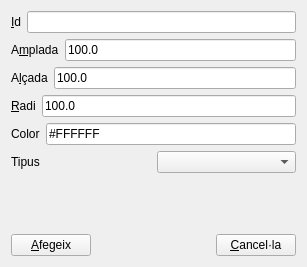
<?xml version="1.0" encoding="UTF-8"?>
<ui version="4.0">
 <class>tipusRectangle</class>
 <widget class="QWidget" name="tipusRectangle">
  <property name="geometry">
   <rect>
    <x>0</x>
    <y>0</y>
    <width>307</width>
    <height>267</height>
   </rect>
  </property>
  <property name="windowTitle">
   <string>tipusRectangle</string>
  </property>
  <layout class="QHBoxLayout" name="horizontalLayout_3">
   <item>
    <layout class="QVBoxLayout" name="verticalLayout_2">
     <item>
      <layout class="QVBoxLayout" name="verticalLayout">
       <item>
        <layout class="QHBoxLayout" name="horizontalLayout_2">
         <item>
          <widget class="QLabel" name="label">
           <property name="text">
            <string>&amp;Id</string>
           </property>
           <property name="buddy">
            <cstring>leID</cstring>
           </property>
          </widget>
         </item>
         <item>
          <widget class="QLineEdit" name="leID">
           <property name="inputMask">
            <string/>
           </property>
           <property name="cursorPosition">
            <number>0</number>
           </property>
          </widget>
         </item>
        </layout>
       </item>
       <item>
        <layout class="QHBoxLayout" name="hAmplada">
         <item>
          <widget class="QLabel" name="lAmplada">
           <property name="text">
            <string>A&amp;mplada</string>
           </property>
           <property name="buddy">
            <cstring>leAmplada</cstring>
           </property>
          </widget>
         </item>
         <item>
          <widget class="QLineEdit" name="leAmplada">
           <property name="inputMask">
            <string/>
           </property>
           <property name="text">
            <string>100.0</string>
           </property>
          </widget>
         </item>
        </layout>
       </item>
       <item>
        <layout class="QHBoxLayout" name="hAlcada">
         <item>
          <widget class="QLabel" name="lAlcada">
           <property name="text">
            <string>A&amp;lçada</string>
           </property>
           <property name="buddy">
            <cstring>leAlcada</cstring>
           </property>
          </widget>
         </item>
         <item>
          <widget class="QLineEdit" name="leAlcada">
           <property name="text">
            <string>100.0</string>
           </property>
          </widget>
         </item>
        </layout>
       </item>
       <item>
        <layout class="QHBoxLayout" name="hRadi">
         <item>
          <widget class="QLabel" name="lRadi">
           <property name="text">
            <string>&amp;Radi</string>
           </property>
           <property name="buddy">
            <cstring>leAmplada</cstring>
           </property>
          </widget>
         </item>
         <item>
          <widget class="QLineEdit" name="leRadi">
           <property name="inputMask">
            <string/>
           </property>
           <property name="text">
            <string>100.0</string>
           </property>
          </widget>
         </item>
        </layout>
       </item>
       <item>
        <layout class="QHBoxLayout" name="horizontalLayout_6">
         <item>
          <widget class="QLabel" name="label_4">
           <property name="text">
            <string>Color</string>
           </property>
          </widget>
         </item>
         <item>
          <widget class="QLineEdit" name="leColor">
           <property name="text">
            <string>#FFFFFF</string>
           </property>
           <property name="readOnly">
            <bool>true</bool>
           </property>
          </widget>
         </item>
        </layout>
       </item>
       <item>
        <layout class="QHBoxLayout" name="horizontalLayout_5">
         <item>
          <widget class="QLabel" name="label_5">
           <property name="text">
            <string>Tipus</string>
           </property>
          </widget>
         </item>
         <item>
          <widget class="QComboBox" name="cbTipus">
           <property name="currentText">
            <string/>
           </property>
          </widget>
         </item>
        </layout>
       </item>
      </layout>
     </item>
     <item>
      <spacer name="verticalSpacer">
       <property name="orientation">
        <enum>Qt::Vertical</enum>
       </property>
       <property name="sizeHint" stdset="0">
        <size>
         <width>20</width>
         <height>40</height>
        </size>
       </property>
      </spacer>
     </item>
     <item>
      <layout class="QHBoxLayout" name="horizontalLayout">
       <item>
        <widget class="QPushButton" name="btnAfegir">
         <property name="text">
          <string>&amp;Afegeix</string>
         </property>
        </widget>
       </item>
       <item>
        <spacer name="horizontalSpacer">
         <property name="orientation">
          <enum>Qt::Horizontal</enum>
         </property>
         <property name="sizeHint" stdset="0">
          <size>
           <width>40</width>
           <height>20</height>
          </size>
         </property>
        </spacer>
       </item>
       <item>
        <widget class="QPushButton" name="btnCancelar">
         <property name="text">
          <string>&amp;Cancel·la</string>
         </property>
        </widget>
       </item>
      </layout>
     </item>
    </layout>
   </item>
  </layout>
 </widget>
 <layoutdefault spacing="6" margin="11"/>
 <resources/>
 <connections/>
</ui>
